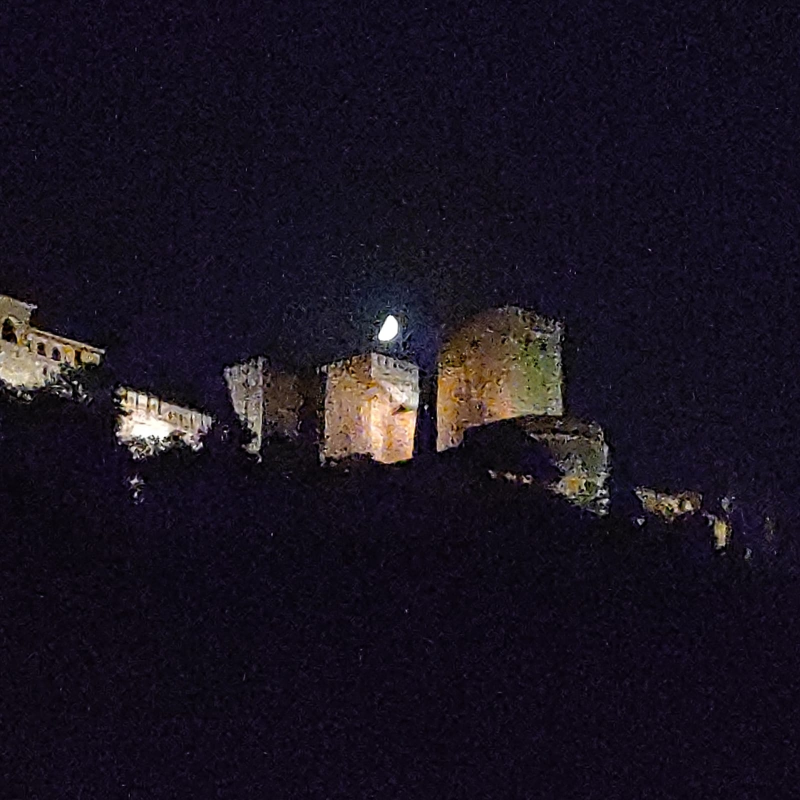
%> input picture Codigo/images/noche1.jpeg, 1600 x 1600 px (shown at 1/2 size)
$ octave main_denois.m   (GNU Octave 9; MATLAB toolbox functions it lacks are replaced by stand-ins)
%> lines starting %> are read from the running program, lines starting %| are printed output that depends on the picture
### Codigo/Denoising_Linear_Diffusion.m
%% -----------------Fundamentos Matemáticos - MUVA 2023----------------- %%
%                       Denoising - Linear Diffusion                      %
% I. Ramirez, E. Schiavi                                                  %
% URJC - Madrid 2023                                                      %
%%-----------------------------------------------------------------------%%
function [varout]= Denoising_Linear_Diffusion(varin)
%-------------------------------------------------------------------------%
%                             STOP Criteria                               %
%-------------------------------------------------------------------------%
StopCriteria_u = 1e-6;
StopCriteria_e = 1e-6;
%-------------------------------------------------------------------------%
%                            Initializations                              %
%-------------------------------------------------------------------------%
f       = varin.f; % me cojo la f de entrada
u       = f; % das la cond. inicial del preoces de difusión, la u es lo
% quiero y la f es la img mala

lambda  = varin.lambda; % hiperparámetro que me dice cuánto me creo
% los datos

Nit     = varin.Nit; % num. de iteraciones
dt      = varin.dt;
im_org  = varin.im_org;
Verbose = varin.Verbose;
p       = varin.p;


if Verbose == 2
    figure, % te muestro una figura que me dice cómo bajan las energías,
    % el proceso ...
    set(gcf, 'Units', 'Normalized', 'OuterPosition', ...
        [0.15, 0.3, 0.7, 0.4]);
end

%-------------------------------------------------------------------------%
%                               Algorithm                                 %
%-------------------------------------------------------------------------%
for iter=1:Nit % me haces todas las iteraciones que te diga, no para antes
    % Verbose
    switch Verbose % verbose 0 te da la iteración en la que estas
        case 0
            disp(['Iter: ',num2str(iter)])

        case 1 % si 1, más información
            % tmb me da inf de la psnr, esta pnsr está comparándolo con la
            % imagen verdader, y tú en la vida real no la tienes.
            % se valora criterios de paradas distintos donde no se vea
            % influido la pnsr.
            [en(iter),pr(iter),fi(iter)] = pEnergy(u,f,lambda,p);
            psnr(iter) = PSNR(u,im_org);
            disp(['Iter: ',num2str(iter),' PSNR: ', num2str(psnr(iter)), ...
                ' Total Energy: ', num2str(en(iter)), ...
                ' Prior: ', num2str(pr(iter)), ...
                ' Fidelity: ',num2str(fi(iter)) ])
        case 2
            [en(iter),pr(iter),fi(iter)] = pEnergy(u,f,lambda,p);
            psnr(iter) = PSNR(u,im_org);
            subplot(131), imshow(u)
            subplot(132), plot(en,'r'), hold on,plot(fi,'b'),plot(pr,'g')
            legend('Total Energy','Fidelity','Prior'), grid on
            subplot(133), plot(psnr,'c'), legend('PSNR (db)'), grid on
            pause(0.01)
    end
%----------------------------- Completar ---------------------------------%

    % Algoritmo
    % forword en la primera derivada, luego backword en la segunda y así
    % forzamos un central en el laplaciano
    ux = gradx(u, 'forward');
    uy = grady(u, 'forward');

    % Laplaciano
    lap = div(ux, uy, 'backward');

    % ahora el gradiente del funcional
    grad_func = -lap + lambda*(u - f); % No lo igualo a cero, sino que
    % lo relajo y lo igualo a lap + lambda( f - u);

    % Descenso
    u  = u - dt * grad_func;   % el delta por gradiente de funcional

%----------------------------- Completar ---------------------------------%
end
% Variables de salida
if Verbose == 0
    varout.u        = u;
else
    varout.u        = u;
    varout.en       = en;
    varout.pr       = pr;
    varout.fi       = fi;
    varout.psnr     = psnr;
end
end

### Codigo/pEnergy.m
function [energy,prior,lambda_fidelity]=pEnergy(u,f,lambda,p)
% Calculates TV(u)+lambda*||u-f||^2
dim = size(u);
Omega = dim(1) * dim(2);

ux = gradx(u,'forward'); % mismas funciones que para P1
uy = grady(u,'forward');

modGrad= sqrt(ux.^2+uy.^2 ).^p;

fi = (u - f).^2;

prior=(1/p)*sum(modGrad(:))/Omega;

%res = sum(fi(:)) / Omega % Partimos por omega todas las energías

%fidelity = 0.5*sum(fi(:))/Omega; % ponerla en función de lambda

lambda_fidelity = sum((lambda(:)).*fi(:))/Omega;

energy= prior+lambda_fidelity;

end

% Si el resiudio supera la varianza del ruido para el algoritmo. el residuo
% es la energía de la fidelidad.
%if residuo >= var_noise:
 %   disp(['Stoped'])

### Codigo/PSNR.m
function psnr=PSNR(I1, I2)
% function psnr=PSNR(I1, I2)
% Funcion que calcula la Relaci?n Se?al a Ruido de Pico entre dos imagenes

if (size(I1)~=size(I2))
    error('Las im?genes tienen que tener el mismo tama?o');
end

maximo=max(max(I1(:)),max(I2(:)));
maximo = min(1,maximo);
N=size(I1,1);
M=size(I1,2);
P=size(I1,3);

if (P==1)
    MSE=(1/(M*N))*sum(sum((I1-I2).^2));
else
    MSE=(1/(M*N*P))*sum(sum(sum((I1-I2).^2)));
end
psnr=20*log10(maximo/sqrt(MSE));
end

### Codigo/div.m
%% Esta función calcula la divergencia de una imagen dado su gradiente
function divergencia = div(ux,uy, type)
switch type
    case ' central'
        divergencia = gradx(ux, 'central') + grady(uy, 'central');

    case 'forward'
        divergencia = gradx(ux, 'forward') + grady(uy, 'forward');

    case 'backward'
        divergencia = gradx(ux, 'backward') + grady(uy, 'backward');


% Completar
end

### Codigo/gradx.m
%% Esta función calcula el gradiente de una imagen en la dirección x (filas)
function ux = gradx(u, type)
% Completar:---------------------------------------------------------------%
switch type
    case 'central'

        ux = zeros(size(u));
        ux(:, 2:end-1, :) = 0.5 *u(:, 3:end, :) - 0.5 *u(:, 1:end-2, :) ;

    case 'forward'
        ux = zeros(size(u));
        ux(:, 1:end-1, :) = u(:, 2:end, :) - u(:, 1:end -1, :);

    case 'backward'
        ux = zeros(size(u));
        ux(:, 2:end, :) = u(:, 2:end, :) - u(:, 1:end-1, :);

%
%-------------------------------------------------------------------------%
end

### Codigo/grady.m
%% Esta función calcula el gradiente de una imagen en la dirección y (columnas)
function uy = grady(u, type)
% se hace en el primer canal
% Completar:---------------------------------------------------------------%
switch type
    case 'central'

        uy = zeros(size(u));
        uy(2:end-1,:,  :) = 0.5 *u(3:end,:,  :) - 0.5 *u(1:end-2,:,  :) ;

    case 'forward'
        uy = zeros(size(u));
        uy(1:end-1,:,  :) = u(2:end,:,  :) - u(1:end -1,:,  :);

    case 'backward'
        uy = zeros(size(u));
        uy(2:end,:,  :) = u(2:end,:, :) - u(1:end-1,:,  :);

%
%-------------------------------------------------------------------------%
end

### Codigo/main_denois.m
%% Se muestra img

clear all, close all, clc
im = imread('./images/noche1.jpeg');
%> im is the input picture: size 1600x1600x3 uint8; mean R, G, B 25.5, 19.8, 31.9
im = im2double(im);
%> im: size 1600x1600x3 double

figure;
title('Imagen Original');
imagesc(im)
axis off

% Motivación: Las fotografías nocturnas realizadas con móviles de gama media están
% caracterizadas por un alto componente de ruido.
%% Deterioramos la imagen

% Se busca deteriorar la imagen y a parte, ver si se puede mejorar.

Noise_STD = 0.15;
noise=Noise_STD*randn(size(im)); % Ruido aleatorio distribucción normal
im_noisy = im + noise;
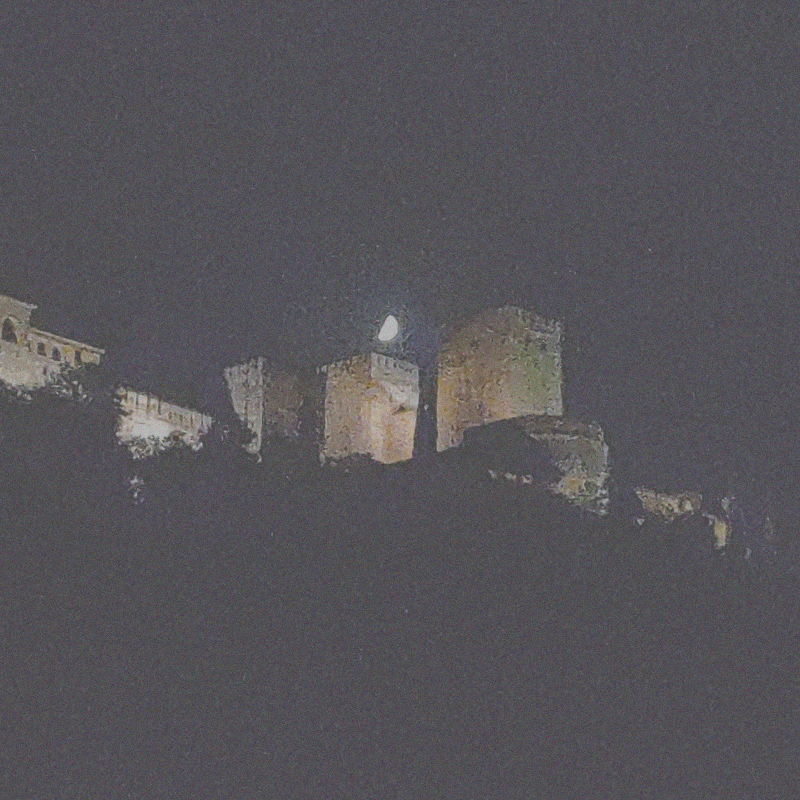
%> im_noisy: size 1600x1600x3 double (shown at 1/2 size); mean R, G, B 0.0997, 0.0776, 0.125; drawn with min black and max white

%% Datos de entrada
figure
subplot(131)
imagesc(im)
title('Original')
axis off
subplot(132)
imagesc(noise)
title('Noise')
axis off
subplot(133)
imagesc(im_noisy)
title('Noisy')
axis off
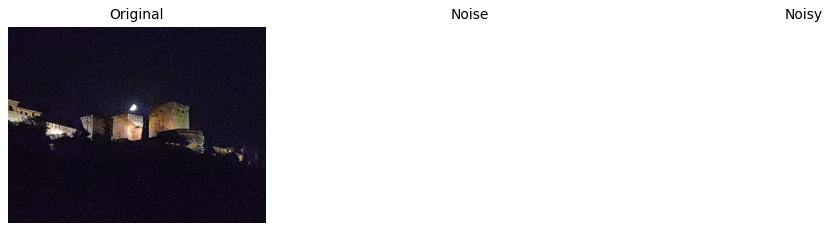
%> figure redrawn from the program's plot data, 3 panels

%% Selección de parámetros
close all
% Proporcionamos los parámetros para nuestro algoritmo
varin.lambda    = 0.5;      % hyperparámetro de fidelidad
varin.p         = 2;
varin.Nit       = 120;      % número de iteraciones del algoritmo
varin.dt        = 1e-2;     % tamaño del paso
varin.f         = im_noisy;  % imagen ruidosa
varin.Verbose   = 2;        % Verbose, puede ser 0, 1, 2.
varin.im_org    = im;       % Imagen original para el cómputo de la PSNR
% Los parámetros se agrupan en un struct por simplicidad

% Ejecutamos el algoritmo
[varout] = Denoising_Linear_Diffusion(varin);
%> in Denoising_Linear_Diffusion, `lambda  = varin.lambda;`: lambda = 0.5
%> in Denoising_Linear_Diffusion, `Nit     = varin.Nit;`: Nit = 120
%> in Denoising_Linear_Diffusion, `dt      = varin.dt;`: dt = 0.01
%> in Denoising_Linear_Diffusion, `Verbose = varin.Verbose;`: Verbose = 2
%> (the run ends here)
